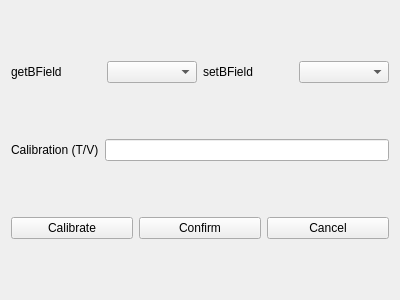
<?xml version="1.0" encoding="UTF-8"?>
<ui version="4.0">
 <class>widget_calibrateBField</class>
 <widget class="QWidget" name="widget_calibrateBField">
  <property name="windowModality">
   <enum>Qt::ApplicationModal</enum>
  </property>
  <property name="geometry">
   <rect>
    <x>0</x>
    <y>0</y>
    <width>400</width>
    <height>300</height>
   </rect>
  </property>
  <property name="windowTitle">
   <string>Calibrate B-Field</string>
  </property>
  <layout class="QGridLayout" name="gridLayout">
   <item row="0" column="0">
    <layout class="QHBoxLayout" name="horizontalLayout">
     <item>
      <widget class="QLabel" name="label">
       <property name="text">
        <string>getBField</string>
       </property>
      </widget>
     </item>
     <item>
      <widget class="QComboBox" name="combo_getBField"/>
     </item>
    </layout>
   </item>
   <item row="0" column="1">
    <layout class="QHBoxLayout" name="horizontalLayout_2">
     <item>
      <widget class="QLabel" name="label_2">
       <property name="text">
        <string>setBField</string>
       </property>
      </widget>
     </item>
     <item>
      <widget class="QComboBox" name="combo_setBField"/>
     </item>
    </layout>
   </item>
   <item row="1" column="0" colspan="2">
    <layout class="QHBoxLayout" name="horizontalLayout_3">
     <item>
      <widget class="QLabel" name="label_3">
       <property name="text">
        <string>Calibration (T/V)</string>
       </property>
      </widget>
     </item>
     <item>
      <widget class="QLineEdit" name="edit_calibration"/>
     </item>
    </layout>
   </item>
   <item row="2" column="0" colspan="2">
    <layout class="QHBoxLayout" name="horizontalLayout_4">
     <item>
      <widget class="QPushButton" name="button_calibrate">
       <property name="text">
        <string>Calibrate</string>
       </property>
      </widget>
     </item>
     <item>
      <widget class="QPushButton" name="button_confirm">
       <property name="text">
        <string>Confirm</string>
       </property>
      </widget>
     </item>
     <item>
      <widget class="QPushButton" name="button_cancel">
       <property name="text">
        <string>Cancel</string>
       </property>
      </widget>
     </item>
    </layout>
   </item>
  </layout>
 </widget>
 <resources/>
 <connections>
  <connection>
   <sender>button_cancel</sender>
   <signal>clicked()</signal>
   <receiver>widget_calibrateBField</receiver>
   <slot>close()</slot>
   <hints>
    <hint type="sourcelabel">
     <x>342</x>
     <y>244</y>
    </hint>
    <hint type="destinationlabel">
     <x>346</x>
     <y>272</y>
    </hint>
   </hints>
  </connection>
 </connections>
</ui>
